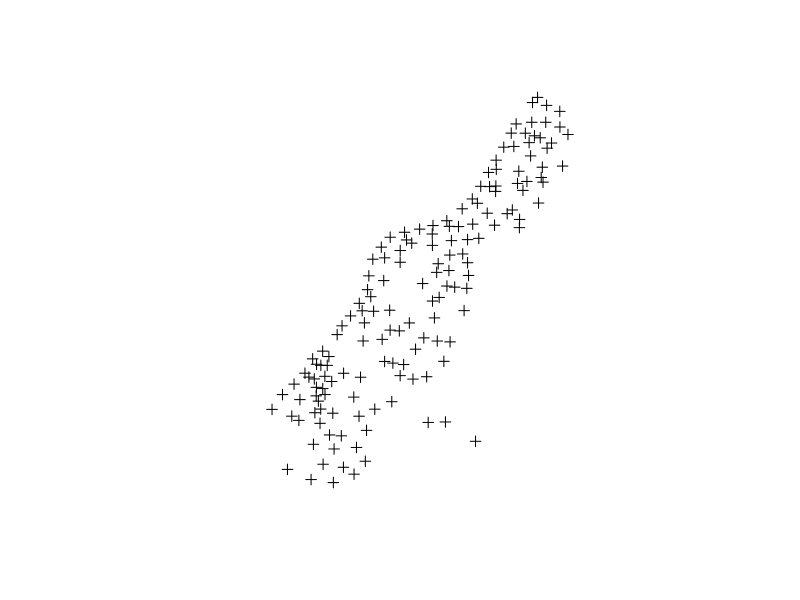

Here is the R script that generated this plot: (Note: this script raises an error after producing the figure.)
library(sp)
data(meuse)

# Convert to spatial dataframe
coordinates(meuse) <- c("x", "y")
proj4string(meuse) <- CRS("+init=epsg:28992")  # Assuming the original projection is EPSG 28992

# Define desired CRS
crs <- CRS("+proj=utm +zone=32 +datum=WGS84 +units=m +no_defs")

# Transform to desired CRS
meuse <- spTransform(meuse, crs)

# Visualize the meuse dataset
plot(meuse)



# Create a grid for interpolation
grid_meuse <- meuse_extents |>
  st_as_stars(dx = 100) |>
  st_as_stars(crs = st_crs(meuse))

# Interpolate using IDW
interpolated_values_meuse <- idw(zinc ~ 1, meuse, grid_meuse)

# Visualize the interpolation
plot(interpolated_values_meuse)

# If you want to overlay the original points on the plot
points(meuse, col = "red")
